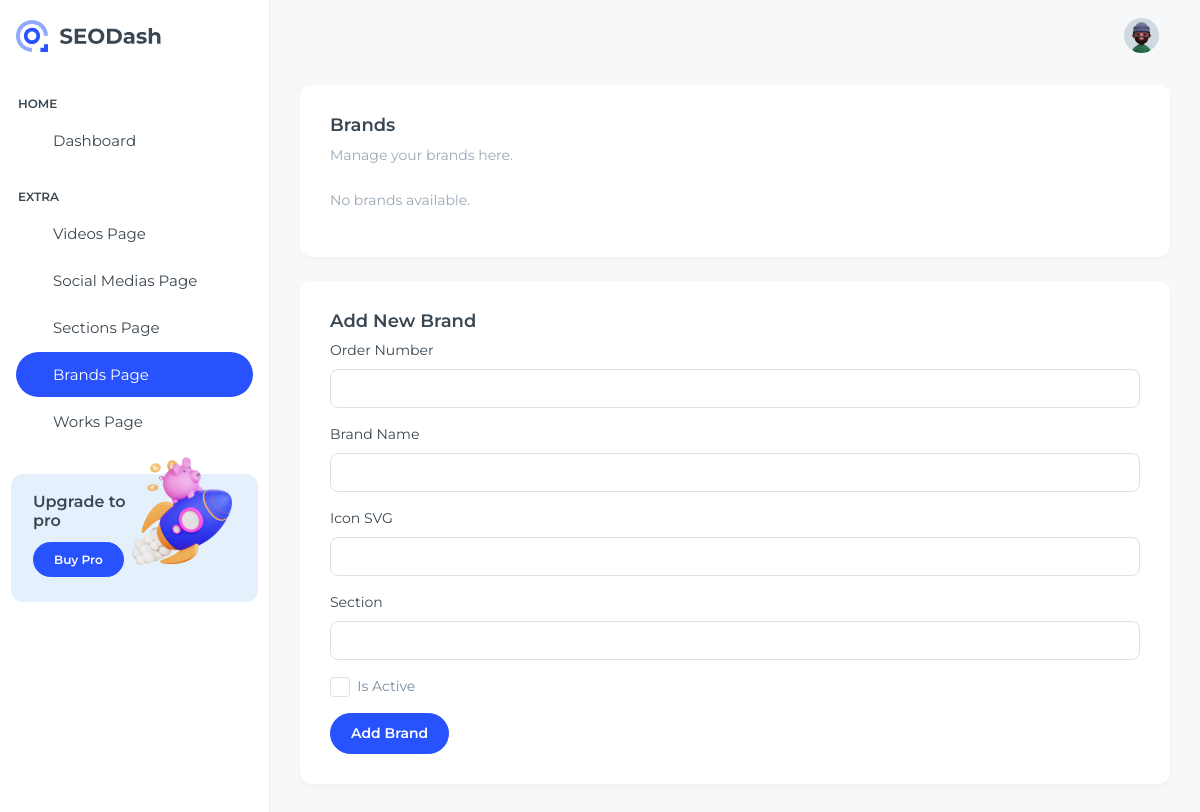
Page /dashboard/brands/ (signed in) on the earlier database version.
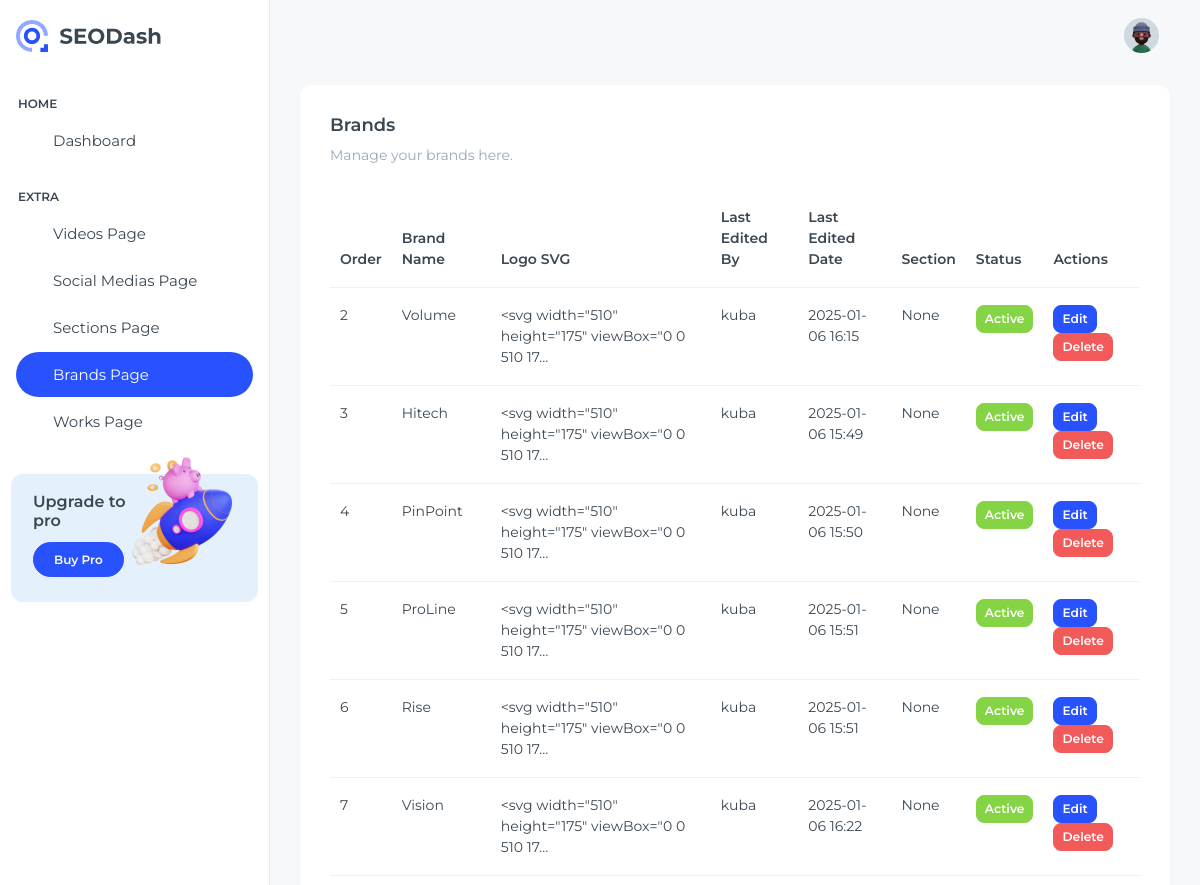
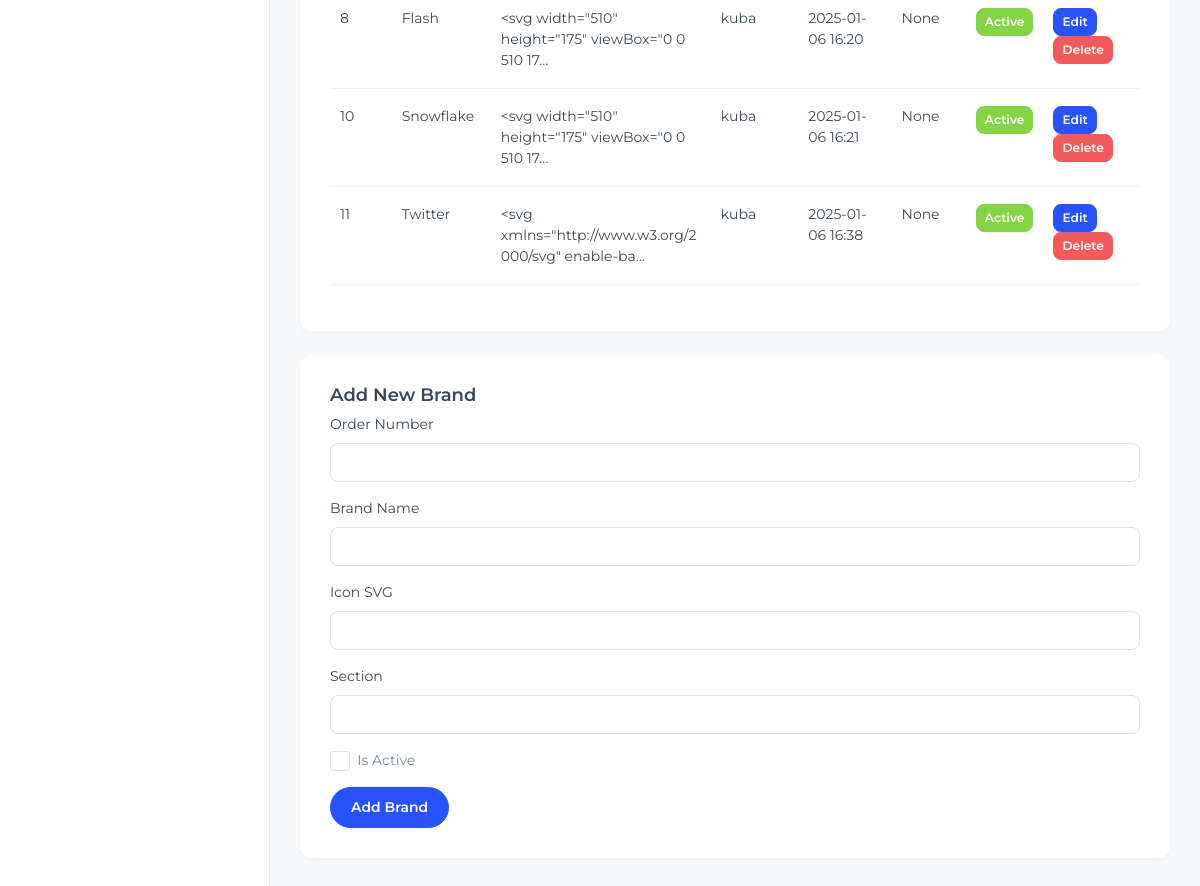
Same page on the later database version (2 pictures, top to bottom).
### dashboard/models.py (models this page shows, shortened)
class Brand(models.Model):
    id = models.AutoField(primary_key=True)
    is_active = models.BooleanField(default=True)
    order_number = models.SmallIntegerField(null=False)
    name = models.CharField(max_length=30, null=False)
    logo = models.CharField(max_length=100000, null=False)
    section = models.ForeignKey(Section, on_delete=models.SET_NULL, related_name="brands", null=True, blank=True)
    last_edited_by = models.ForeignKey("auth.User", on_delete=models.CASCADE, related_name="edited_brands")
    last_edited_date = models.DateTimeField(auto_now=True)
    class Meta:
        db_table = "brands"
        ordering = ["order_number"]
        constraints = [models.UniqueConstraint(fields=['order_number'], name="unique_brand_order")]

### dashboard/views.py (the view)
# urls.py: path("dashboard/brands/", views.brand_page, name="brand-page"),
@login_required
def brand_page(request):
    brands = Brand.objects.all().order_by("order_number")
    form = BrandForm()
    return render(request, "SEODash-main/src/html/brand-page.html", {"brands": brands, "form": form})

### dashboard/views.py (shortened to what this page needs)
class BrandForm(forms.ModelForm):
    class Meta:
        model = Brand
        fields = ["name", "logo", "is_active", "order_number", "section"]

### dashboard/templates/SEODash-main/src/html/brand-page.html (shortened to what this page needs)
{% load static %}
<!DOCTYPE html>
<html lang="en">
  <head>
    <link
      rel="stylesheet"
      href="{% static 'libs/simplebar/dist/simplebar.min.css' %}"
    />
    <link rel="stylesheet" href="{% static 'css/styles.min.css' %}" />
  </head>
  <body>
    <div
      class="page-wrapper"
      id="main-wrapper"
      data-layout="vertical"
      data-navbarbg="skin6"
      data-sidebartype="full"
      data-sidebar-position="fixed"
      data-header-position="fixed"
    >
      <aside class="left-sidebar">
        <div>
          <div
            class="brand-logo d-flex align-items-center justify-content-between"
          >
            <a href="{% url 'dashboard' %}" class="text-nowrap logo-img">
              <img src="{% static 'images/logos/logo-light.svg' %}" alt="" />
            </a>
          </div>
          <nav class="sidebar-nav scroll-sidebar" data-simplebar="">
            <ul id="sidebarnav">
              <li class="nav-small-cap">
                <span class="hide-menu">Home</span>
              </li>
              <li class="sidebar-item">
                <a
                  class="sidebar-link"
                  href="{% url 'dashboard' %}"
                  aria-expanded="false"
                >
                  <span>
                  </span>
                  <span class="hide-menu">Dashboard</span>
                </a>
              </li>
              <li class="nav-small-cap">
                <span class="hide-menu">EXTRA</span>
              </li>
              <li class="sidebar-item">
                <a
                  class="sidebar-link"
                  href="{% url 'videos-page' %}"
                  aria-expanded="false"
                >
                  <span>
                  </span>
                  <span class="hide-menu">Videos Page</span>
                </a>
              </li>
              <li class="sidebar-item">
                <a
                  class="sidebar-link"
                  href="{% url 'social-medias-page' %}"
                  aria-expanded="false"
                >
                  <span>
                  </span>
                  <span class="hide-menu">Social Medias Page</span>
                </a>
              </li>
              <li class="sidebar-item">
                <a
                  class="sidebar-link"
                  href="{% url 'sections-page' %}"
                  aria-expanded="false"
                >
                  <span>
                  </span>
                  <span class="hide-menu">Sections Page</span>
                </a>
              </li>
              <li class="sidebar-item">
                <a
                  class="sidebar-link"
                  href="{% url 'brand-page' %}"
                  aria-expanded="false"
                >
                  <span>
                  </span>
                  <span class="hide-menu">Brands Page</span>
                </a>
              </li>
              <li class="sidebar-item">
                <a
                  class="sidebar-link"
                  href="{% url 'work-page' %}"
                  aria-expanded="false"
                >
                  <span>
                  </span>
                  <span class="hide-menu">Works Page</span>
                </a>
              </li>
            </ul>
            <div
              class="unlimited-access hide-menu bg-primary-subtle position-relative mb-7 mt-7 rounded-3"
            >
              <div class="d-flex">
                <div class="unlimited-access-title me-3">
                  <h6 class="fw-semibold fs-4 mb-6 text-dark w-75">
                    Upgrade to pro
                  </h6>
                  <a
                    href="#"
                    target="_blank"
                    class="btn btn-primary fs-2 fw-semibold lh-sm"
                    >Buy Pro</a
                  >
                </div>
                <div class="unlimited-access-img">
                  <img
                    src="{% static 'images/backgrounds/rocket.png' %}"
                    alt=""
                    class="img-fluid"
                  />
                </div>
              </div>
            </div>
          </nav>
        </div>
      </aside>
      <div class="body-wrapper">
        <header class="app-header">
          <nav class="navbar navbar-expand-lg navbar-light">
            <div class="navbar-collapse justify-content-end px-0" id="navbarNav">
              <ul class="navbar-nav flex-row ms-auto align-items-center justify-content-end">
                <li class="nav-item dropdown">
                  <a class="nav-link nav-icon-hover" href="javascript:void(0)" id="drop2" data-bs-toggle="dropdown" aria-expanded="false">
                    <img src="{% static 'images/profile/user-1.jpg' %}" alt="" width="35" height="35" class="rounded-circle" />
                  </a>
                </li>
              </ul>
            </div>
          </nav>
        </header>
        <div class="container-fluid">
          <div class="card mb-4">
            <div class="card-body">
              <h5 class="card-title fw-semibold">Brands</h5>
              <p class="text-muted mb-4">Manage your brands here.</p>
              {% if brands %}
              <div class="table-responsive">
                <table class="table">
                  <thead>
                    <tr>
                      <th>Order</th>
                      <th>Brand Name</th>
                      <th>Logo SVG</th>
                      <th>Last Edited By</th>
                      <th>Last Edited Date</th>
                      <th>Section</th>
                      <th>Status</th>
                      <th>Actions</th>
                    </tr>
                  </thead>
                  <tbody>
                    {% for brand in brands %}
                    <tr>
                      <td>{{ brand.order_number }}</td>
                      <td>{{ brand.name }}</td>
                      <td>
                        <div style="max-width: 200px; overflow: hidden">
                          {{ brand.logo|truncatechars:50 }}
                        </div>
                      </td>
                      <td>{{ brand.last_edited_by.username }}</td>
                      <td>{{ brand.last_edited_date|date:"Y-m-d H:i" }}</td>
                      <td>{{ brand.section }}</td>
                      <td>
                        <form method="post" action="{% url 'update_brand' brand.id %}">
                          <button type="button" class="btn btn-sm {% if brand.is_active %}btn-success{% else %}btn-secondary{% endif %}" onclick="this.previousElementSibling.checked = !this.previousElementSibling.checked; this.form.submit()">
                            {% if brand.is_active %}Active{% else %}Inactive{% endif %}
                          </button>
                        </form>
                      </td>
                      <td>
                        <button type="button" class="btn btn-primary btn-sm" data-bs-toggle="modal" data-bs-target="#editModal{{ brand.id }}">
                          Edit
                        </button>
                        <form method="post" action="{% url 'delete_brand' brand.id %}" class="d-inline">
                          <button type="submit" class="btn btn-danger btn-sm">Delete</button>
                        </form>
                      </td>
                    </tr>
                    {% endfor %}
                  </tbody>
                </table>
              </div>
              {% else %}
              <p class="text-muted">No brands available.</p>
              {% endif %}
            </div>
          </div>
          <div class="card">
            <div class="card-body">
              <h5 class="card-title fw-semibold">Add New Brand</h5>
              <form method="post" action="{% url 'create_brand' %}">
                <div class="mb-3">
                  <label for="order_number" class="form-label">Order Number</label>
                  <input type="number" class="form-control" id="order_number" name="order_number" required min="1" />
                </div>
                <div class="mb-3">
                  <label for="name" class="form-label">Brand Name</label>
                  <input type="text" class="form-control" id="name" name="name" required />
                </div>
                <div class="mb-3">
                  <label for="logo" class="form-label">Icon SVG</label>
                  <input class="form-control" id="logo" name="logo" required />
                </div>
                <div class="mb-3">
                  <label for="section" class="form-label">Section</label>
                  <input class="form-control" id="section" name="section"/>
                </div>
                <div class="mb-3 form-check">
                  <input type="checkbox" class="form-check-input" id="is_active" name="is_active" />
                  <label class="form-check-label" for="is_active">Is Active</label>
                </div>
                <button type="submit" class="btn btn-primary">Add Brand</button>
              </form>
            </div>
          </div>
        </div>
      </div>
  </body>
</html>

Differences in the rows shown:
added Brand: order_number "2", name "Volume", logo "<svg width=\"510\" height=\"175\" viewBox=\"0 0 510 17…", last_edited_by.username "kuba", last_edited_date "2025-01-06 16:15", section "None", is_active "Active"
added Brand: order_number "3", name "Hitech", logo "<svg width=\"510\" height=\"175\" viewBox=\"0 0 510 17…", last_edited_by.username "kuba", last_edited_date "2025-01-06 15:49", section "None", is_active "Active"
added Brand: order_number "4", name "PinPoint", logo "<svg width=\"510\" height=\"175\" viewBox=\"0 0 510 17…", last_edited_by.username "kuba", last_edited_date "2025-01-06 15:50", section "None", is_active "Active"
added Brand: order_number "5", name "ProLine", logo "<svg width=\"510\" height=\"175\" viewBox=\"0 0 510 17…", last_edited_by.username "kuba", last_edited_date "2025-01-06 15:51", section "None", is_active "Active"
added Brand: order_number "6", name "Rise", logo "<svg width=\"510\" height=\"175\" viewBox=\"0 0 510 17…", last_edited_by.username "kuba", last_edited_date "2025-01-06 15:51", section "None", is_active "Active"
added Brand: order_number "7", name "Vision", logo "<svg width=\"510\" height=\"175\" viewBox=\"0 0 510 17…", last_edited_by.username "kuba", last_edited_date "2025-01-06 16:22", section "None", is_active "Active"
added Brand: order_number "8", name "Flash", logo "<svg width=\"510\" height=\"175\" viewBox=\"0 0 510 17…", last_edited_by.username "kuba", last_edited_date "2025-01-06 16:20", section "None", is_active "Active"
added Brand: order_number "10", name "Snowflake", logo "<svg width=\"510\" height=\"175\" viewBox=\"0 0 510 17…", last_edited_by.username "kuba", last_edited_date "2025-01-06 16:21", section "None", is_active "Active"
added Brand: order_number "11", name "Twitter", logo "<svg xmlns=\"http://www.w3.org/2000/svg\" enable-ba…", last_edited_by.username "kuba", last_edited_date "2025-01-06 16:38", section "None", is_active "Active"
Other differences:
text no longer shown: "No brands available."
text now shown: "Order Brand Name Logo SVG Last Edited By Last Edited Date Section Status Actions"
